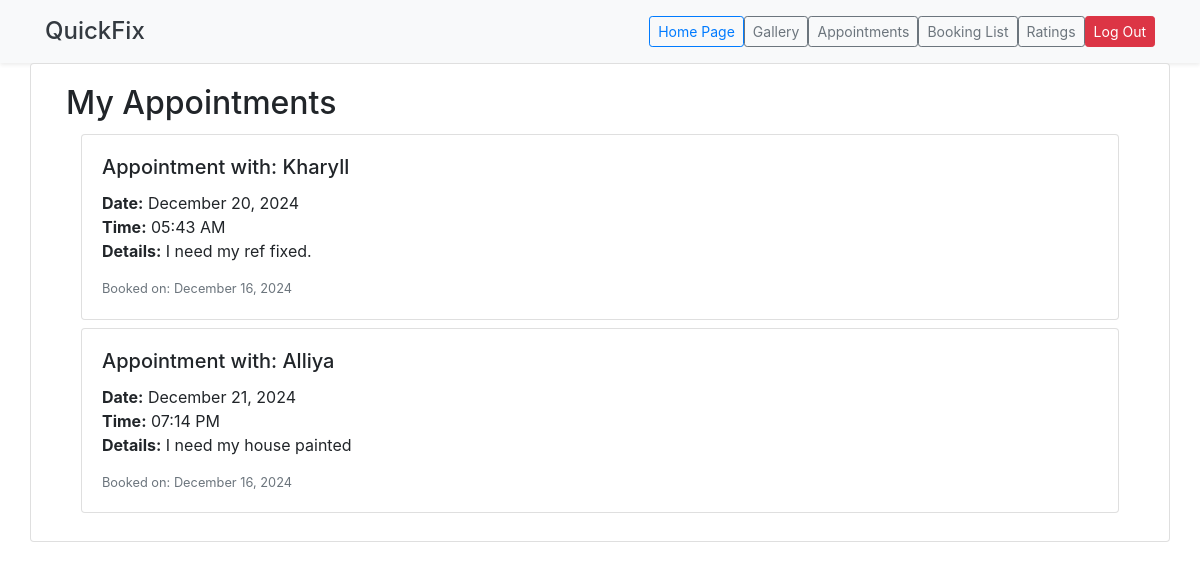
The page /pages/appointments.php (signed in) on the database its author committed.
### tables this page shows
CREATE TABLE `appointments` (
  `id` int(11) NOT NULL,
  `customer_id` int(11) DEFAULT NULL,
  `fixer_id` int(11) NOT NULL,
  `customer_name` varchar(100) NOT NULL,
  `customer_email` varchar(100) NOT NULL,
  `date` date NOT NULL,
  `time` time NOT NULL,
  `details` text NOT NULL,
  `created_at` timestamp NOT NULL DEFAULT current_timestamp(),
  `updated_at` timestamp NOT NULL DEFAULT current_timestamp() ON UPDATE current_timestamp(),
  `status` enum('pending','confirmed','declined') DEFAULT 'pending'
);

### pages/appointments.php (the view, shortened to what this page needs)
<?php
require_once $_SERVER['DOCUMENT_ROOT'] . '/quickfix-php/config/db.php';
$user_id = $_SESSION['user_id'];
$stmt = $conn->prepare("SELECT id, name, email, phone, mobile, address, location, about, rating, profile_img, skills FROM fixers WHERE id = ?");
$stmt->bind_param("i", $user_id);
$stmt->execute();
$result = $stmt->get_result();
$profile = $result->fetch_assoc();
$fixer_id = $profile['id'];
$status = 'confirmed';
$stmt = $conn->prepare("SELECT * FROM appointments WHERE fixer_id = ? AND status = ?");
$stmt->bind_param("ss", $fixer_id, $status);
$stmt->execute();
$result = $stmt->get_result();
$appointments = $result->fetch_all(MYSQLI_ASSOC);
?>
 <link rel="stylesheet" href="https://stackpath.bootstrapcdn.com/bootstrap/4.5.2/css/bootstrap.min.css">
 <header class="bg-light text-dark p-3 shadow-sm">
        <div class="container d-flex justify-content-between align-items-center">
            <h1 class="h4 mb-0">QuickFix</h1>
            <nav class="d-flex gap-2">
                <a href="fixerProfile.php" class="btn btn-outline-primary btn-sm">Home Page</a>
                <a href="certificates.php" class="btn btn-outline-secondary btn-sm">Gallery</a>
                <a href="appointments.php" class="btn btn-outline-secondary btn-sm">Appointments</a>
                <a href="bookinglist.php" class="btn btn-outline-secondary btn-sm">Booking List</a>
                <a href="ratings.php" class="btn btn-outline-secondary btn-sm">Ratings</a>
                <a href="/quickfix-php/pages/logout.php" class="btn btn-danger btn-sm">Log Out</a>
            </nav>
        </div>
    </header>
<div class="card container">
    <div class="card-body">
        <h2 class="card-title">My Appointments</h2>
        <?php if (empty($appointments)): ?>
            <div class="alert alert-info">
                You have no appointments at the moment.
            </div>
        <?php else: ?>
            <div class="col container-fluid">
                <?php foreach ($appointments as $appointment): ?>
                    <div class="mb-2">
                        <div class="card booking-card">
                            <div class="card-body">
                                <h5 class="card-title">
                                    Appointment with: <?php echo htmlspecialchars($appointment['customer_name']); ?>
                                </h5>
                                <p class="card-text">
                                    <strong>Date:</strong> <?php echo date('F j, Y', strtotime($appointment['date'])); ?><br>
                                    <strong>Time:</strong> <?php echo date('h:i A', strtotime($appointment['time'])); ?><br>
                                    <strong>Details:</strong> <?php echo htmlspecialchars($appointment['details']); ?>
                                </p>
                                <small class="text-muted">
                                    Booked on: <?php echo date('F j, Y', strtotime($appointment['created_at'])); ?>
                                </small>
                            </div>
                        </div>
                    </div>
                <?php endforeach; ?>
            </div>
        <?php endif; ?>
    </div>
</div>

### rows shown on the page
appointments: customer_name "Kharyll", date "December 20, 2024", time "05:43 AM", details "I need my ref fixed.", created_at "December 16, 2024"
appointments: customer_name "Alliya", date "December 21, 2024", time "07:14 PM", details "I need my house painted", created_at "December 16, 2024"
